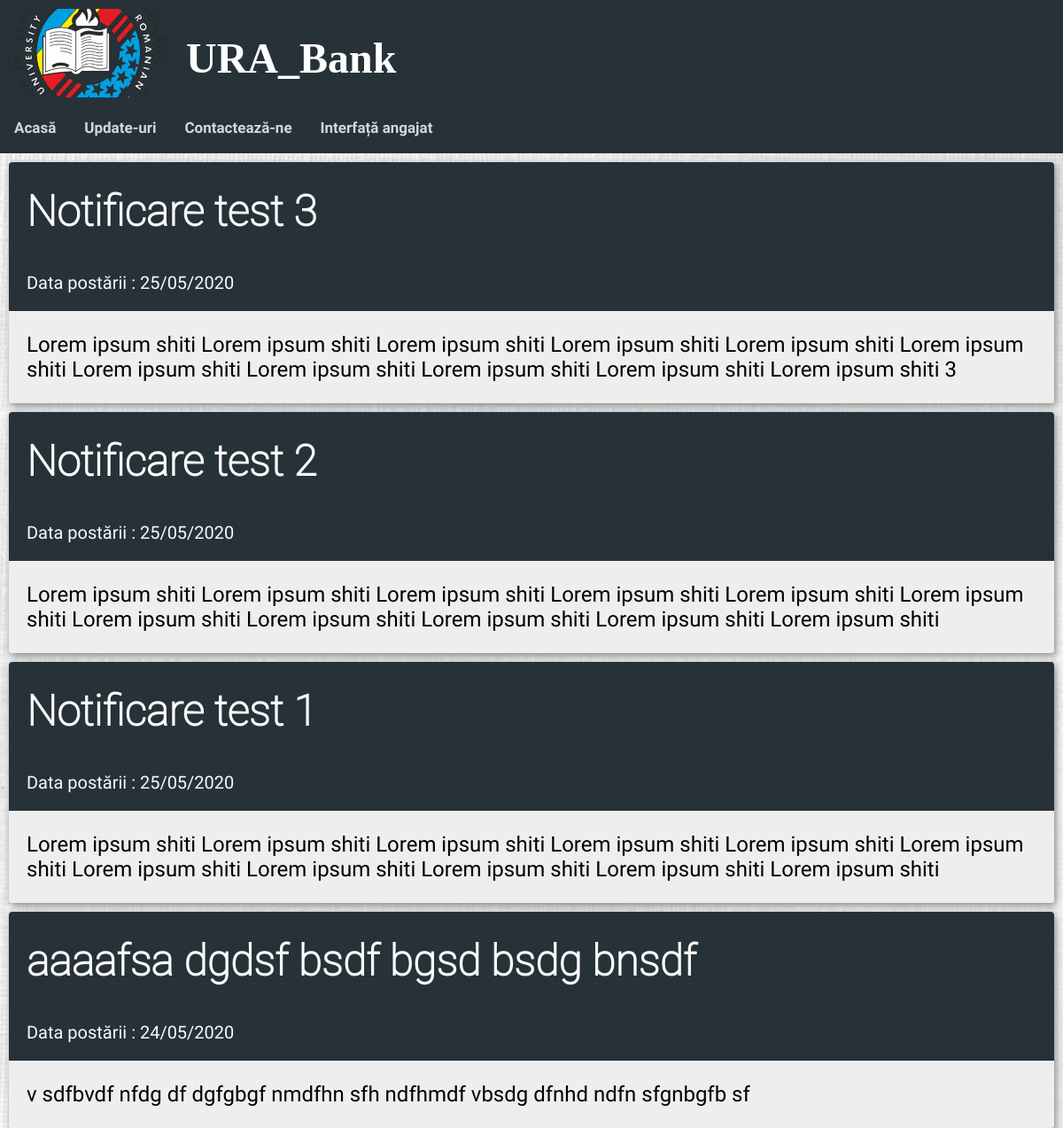
Page /news.php on the committed database.
### tables this page shows
CREATE TABLE `news` (
  `id` int(10) UNSIGNED NOT NULL,
  `title` varchar(40) DEFAULT NULL,
  `created` datetime DEFAULT NULL
);

CREATE TABLE `news_body` (
  `id` int(10) UNSIGNED NOT NULL,
  `body` text DEFAULT NULL
);

### news.php (the view, shortened to what this page needs)
<?php
    include "header.php";
    include "navbar.php";
    include "connect.php";
?>
<!DOCTYPE html>
<html>
<head>
    <link rel="stylesheet" href="news_style.css">
</head>
<body>
    <div class="container">
        <?php
            $sql0 = "SELECT id, title, created FROM news ORDER BY created DESC";
            $result = $conn->query($sql0);
            if ($result->num_rows > 0) {
            while($row = $result->fetch_assoc()) {
                $id = $row["id"];
                $sql1 = "SELECT body FROM news_body WHERE id=$id";
                $result1 = $conn->query($sql1); ?>
                <div class="flex-item">
                    <div class="flex-container-title">
                        <h1 id="title"><?php echo $row["title"] . "<br>"; ?></h1>
                    </div>
                    <div class="flex-container-title">
                        <p id="date"><?php echo "Data postării : " .
                            date("d/m/Y", strtotime($row["created"])); ?></p>
                    </div>
                    <div class="flex-container-body">
                        <p id="news_body"><?php while($row1 = $result1->fetch_assoc()) {
                            echo $row1["body"]; } ?></p>
                    </div>
                </div>
            <?php }
            } else {
                echo "Niciun update now ! Te notificăm când apare ceva nou.";
            }
        ?>
    </div>
</body>
</html>

### header_style.css (style rules this page uses)
body { margin: 0; padding: 0; background-color: #FAFAFA; }
h1 { font-family: OpenSans-Light; color: white; font-size: 3rem; line-height: 3rem; margin-top: calc((1.5rem - 2rem) + 2.5rem); margin-bottom: 1.5rem; }

### news_style.css (style rules this page uses)
body, html { height: 100%; background: url("images/news.jpg") no-repeat center center fixed; background-size: cover; }
.flex-item { -webkit-flex-direction: column; flex-direction: column; flex: 1 1 550px; background-color: #EEEEEE; width: auto; height: auto; max-height: 65vh; margin: 10px; overflow-y: auto; box-shadow: 2px 3px 8px #888888; border-radius: 4px; }
.flex-container-title { display: -webkit-flex; display: flex; width: auto; height: auto; background-color: #263238; }
.flex-container-body { display: -webkit-flex; display: flex; background-color: #EEEEEE; }
h1[id="title"] { margin-left: 20px; font-family: Roboto-Thin; color: #FAFAFA; }
p[id="date"] { font-size: 20px; color: #FAFAFA; margin-left: 20px; font-family: Roboto-Regular; }
p[id="news_body"] { font-size: 24px; margin-left: 20px; font-family: Roboto-Regular; }

### rows in the picture
news: title "Notificare test 3", created "25/05/2020"
news_body: body "Lorem ipsum shiti Lorem ipsum shiti Lorem ipsum shiti Lorem ipsum shiti Lorem ipsum shiti Lorem ipsum shiti Lorem ipsum shiti Lorem ipsum shiti Lorem ipsum shiti Lorem ipsum shiti Lorem ipsum shiti 3"
news: title "Notificare test 2", created "25/05/2020"
news_body: body "Lorem ipsum shiti Lorem ipsum shiti Lorem ipsum shiti Lorem ipsum shiti Lorem ipsum shiti Lorem ipsum shiti Lorem ipsum shiti Lorem ipsum shiti Lorem ipsum shiti Lorem ipsum shiti Lorem ipsum shiti"
news: title "Notificare test 1", created "25/05/2020"
news_body: body "Lorem ipsum shiti Lorem ipsum shiti Lorem ipsum shiti Lorem ipsum shiti Lorem ipsum shiti Lorem ipsum shiti Lorem ipsum shiti Lorem ipsum shiti Lorem ipsum shiti Lorem ipsum shiti Lorem ipsum shiti"
news: title "aaaafsa dgdsf bsdf bgsd bsdg bnsdf", created "24/05/2020"
news_body: body "v sdfbvdf nfdg df dgfgbgf nmdfhn sfh ndfhmdf vbsdg dfnhd ndfn sfgnbgfb sf"
